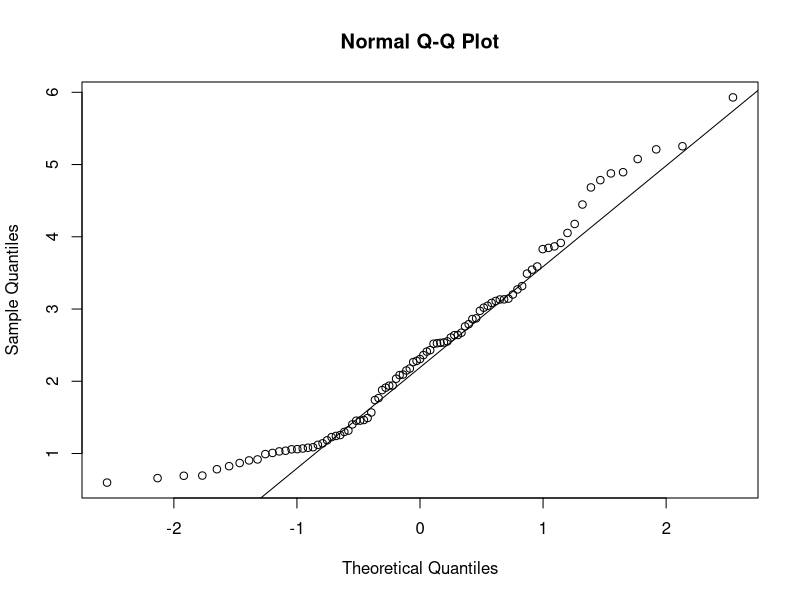
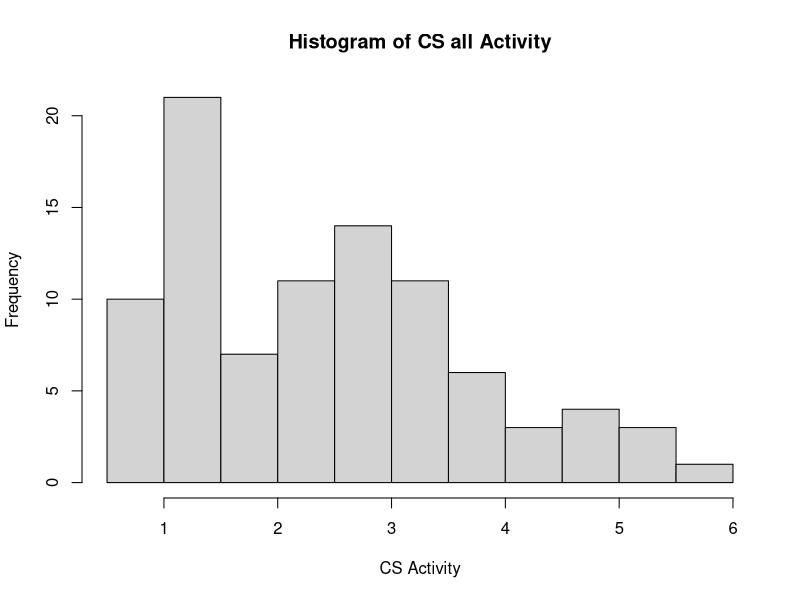
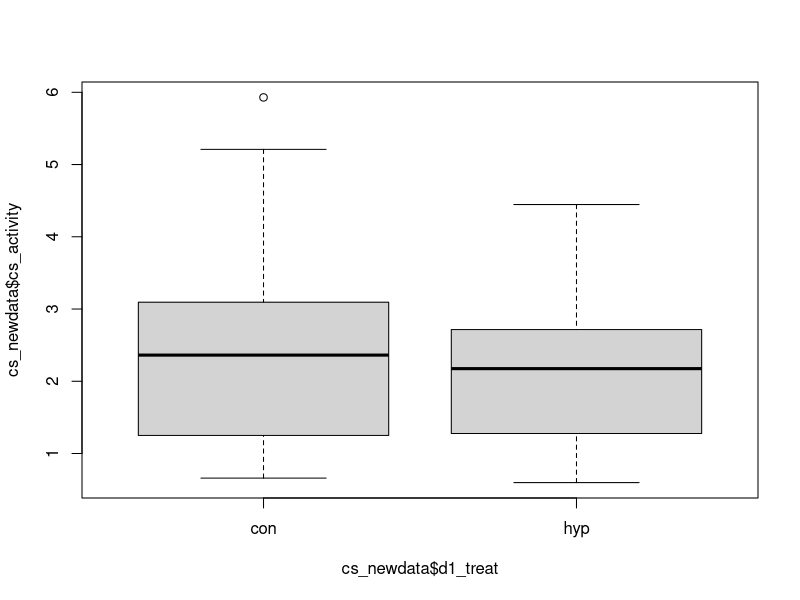
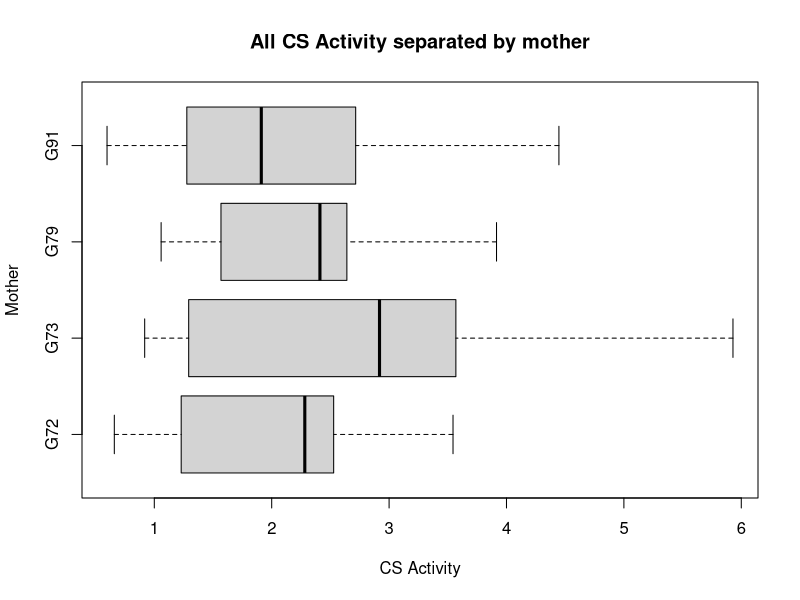
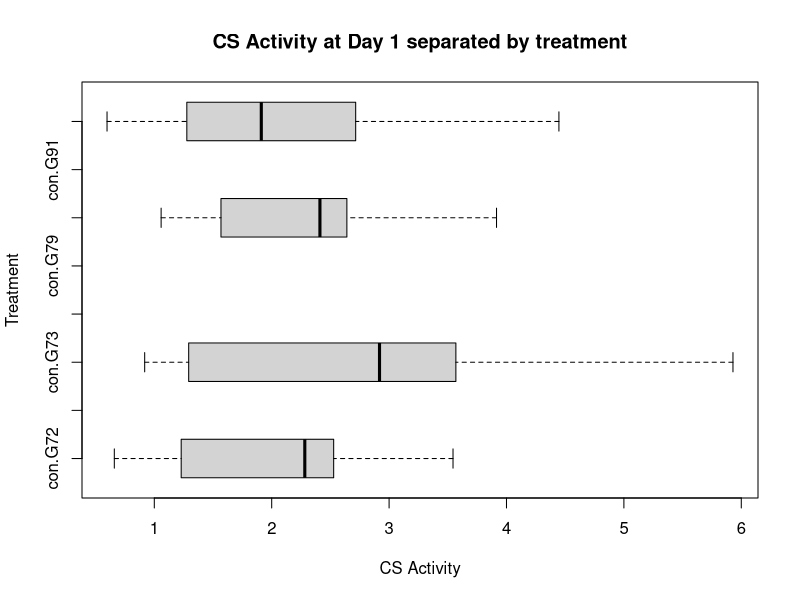
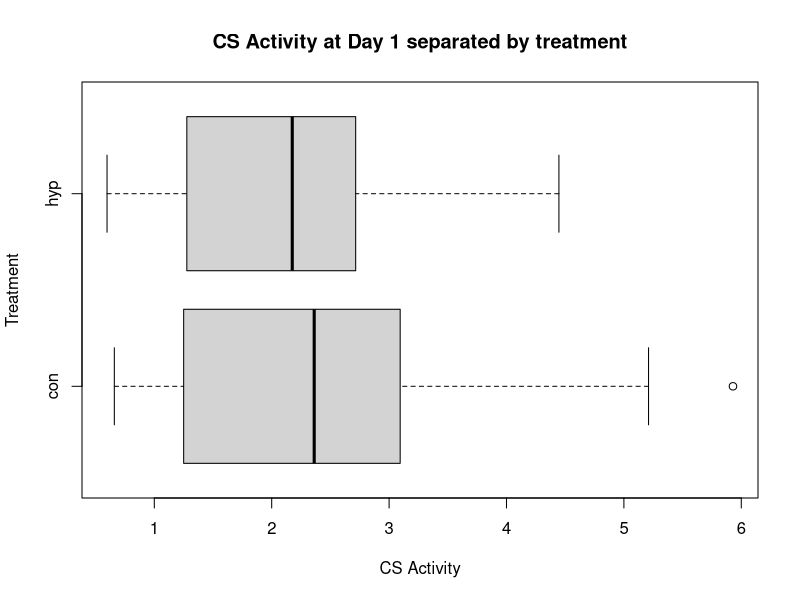
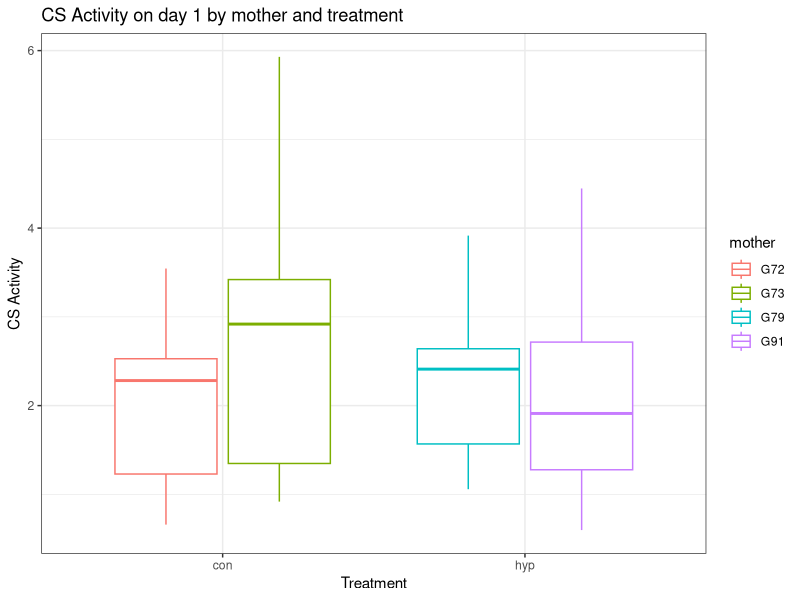
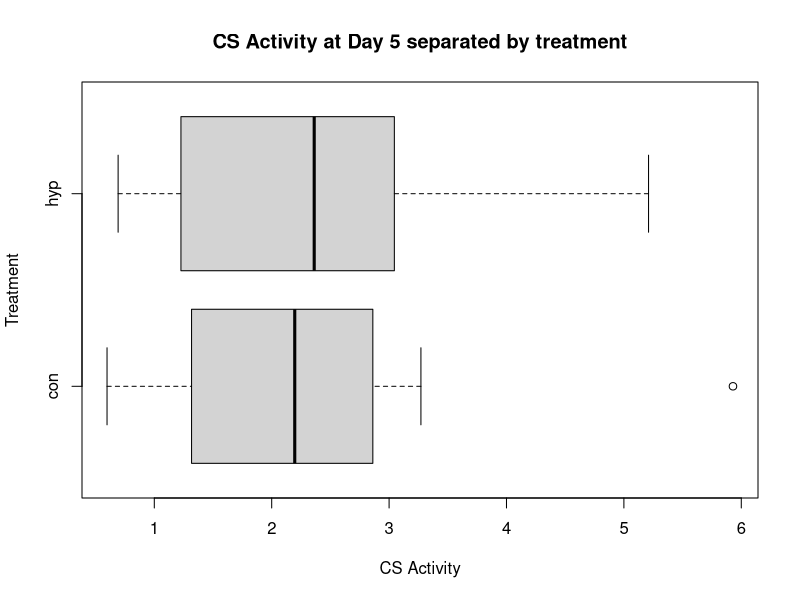

The R script that drew these images, in order: (Note: this script raises an error after producing the figures.)
## ---- chunk 1
cs<-read.csv("cs_capstone.csv")
summary(cs)
View(cs)
## ---- chunk 2
#this shows the normality of the data (p<0.05 means data is not normal - must transform!)
shapiro.test(cs$cs_activity)
#this also shows normality. The more points on the line the more normal data is.
qqnorm(cs$cs_activity)
qqline(cs$cs_activity)
## ---- chunk 3
summary(cs)
names(cs)
length(cs)
summary(cs$cs_activity)
## ---- chunk 4
cs_newdata<-na.omit(cs)
#check to see if NAs still remain
View(cs_newdata)
## ---- chunk 5
summary(cs_newdata)
#HOW DO YOU GET RID OF THESE PHANTOM CATEGORIES?!
summary(cs$cs_activity)
mean(cs_newdata$cs_activity)
sd(cs_newdata$cs_activity)
hist(cs$cs_activity, main = "Histogram of CS all Activity", xlab="CS Activity")
## ---- chunk 6
G72=cs_newdata$cs_activity[cs_newdata$mother=="G72"]
G73=cs_newdata$cs_activity[cs_newdata$mother=="G73"]
G79=cs_newdata$cs_activity[cs_newdata$mother=="G79"]
G91=cs_newdata$cs_activity[cs_newdata$mother=="G91"]
## ---- chunk 7
#figure out what this extra space is from maybe 
boxplot(cs_newdata$cs_activity~cs_newdata$d1_treat)#*cs_newdata$mother, horizontal = TRUE, main ="CS Activity at birth separated by Mother", xlab = "CS Activity", ylab="Mother")
## ---- chunk 8
boxplot(cs_newdata$cs_activity ~ cs_newdata$mother, horizontal = TRUE, main ="All CS Activity separated by mother", xlab = "CS Activity", ylab="Mother")
## ---- chunk 9
boxplot(cs_newdata$cs_activity ~ cs_newdata$d1_treat*cs_newdata$mother, horizontal = TRUE, main="CS Activity at Day 1 separated by treatment", xlab = "CS Activity", ylab = "Treatment")
## ---- chunk 10
boxplot(cs_newdata$cs_activity ~ cs_newdata$d1_treat, horizontal = TRUE, main="CS Activity at Day 1 separated by treatment", xlab = "CS Activity", ylab = "Treatment")
## ---- chunk 11
library(ggplot2)
ggplot(data=cs_newdata,aes(y=cs_activity,x=d1_treat))+
  geom_boxplot(aes(color=mother))+
  ggtitle("CS Activity on day 1 by mother and treatment")+
  xlab("Treatment")+
  ylab("CS Activity")+
  theme_bw()
ggsave("cs_d1_treat_mother.pdf",width=8, height=5)
## ---- chunk 12
boxplot(cs_newdata$cs_activity ~ cs_newdata$d5_treat, horizontal = TRUE, main="CS Activity at Day 5 separated by treatment", xlab = "CS Activity", ylab = "Treatment")
## ---- chunk 13
boxplot(cs_newdata$cs_activity ~ cs_newdata$d5_treat*cs_newdata$mother, horizontal = TRUE, main="CS Activity at Day 5 separated by treatment and mother", xlab = "CS Activity", ylab = "Treatment")
## ---- chunk 14
library(ggplot2)
ggplot(data=cs_newdata,aes(y=cs_activity,x=d5_treat))+
  geom_boxplot(aes(color=mother))+
  ggtitle("CS Activity on day 5 by mother and treatment")+
  xlab("Treatment")+
  ylab("CS Activity")+
  theme_bw()
## ---- chunk 15
boxplot(cs_newdata$cs_activity ~ cs_newdata$d5_treat*cs_newdata$mother, horizontal = TRUE, main ="All CS Activity separated by mother", xlab = "CS Activity", ylab="Mother")
## ---- chunk 16
y_1998=subset(grass_1998_2014,grass_1998_2014$Year=='1998')
y_2004=subset(grass_1998_2014,grass_1998_2014$Year=='2004')

d1_con=subset(cs_newdata,cs_newdata$d1_treat=="con")
d1_hyp=subset(cs_newdata,cs_newdata$d1_treat=="hyp")

G72_d1=G72$d1_treat
G72_d5
G73_d1
G73_d5
G79_d1
G79_d5
D91_d1
G91_d5


mass=y_2004$Biomass_g
treatment=y_2004$Treatment
plot=y_2004$Plot_ID


plot_title="Effect of passive grazing on biomass plots 1 - 5, 1998"

#Run a generic boxplot to make sure everythin is in order and also to get x and y limits
boxplot(mass ~ treatment * plot) # Check and make sure that you have treatment order correct

#Adjust and run actual plot
boxplot(mass ~ treatment * plot, col=c("chartreuse1","dark green"),xaxt='n', ann=FALSE,yaxt='n', ann=FALSE)

axis(2, at = seq(0, 100, by = 10), las=2)
#x axis for 5 plots
axis(1, at= seq(1,10, by = 1),labels=c("Plot 1","","Plot 2","","Plot 3","","Plot 4","","Plot 5",""))

#x axis for 9 plots
legend(8,80,c("Grazed","Ungrazed"),
      bty = "n",col=c("chartreuse1","dark green"),
      lwd=c(3),cex=0.8)
## ---- chunk 17
ldh<-read.csv("ldh_capstone.csv")
summary(ldh)
summary(ldh$ldh_activity)

hist(ldh$ldh_activity, xlab="LDH Activity")


#this shows the normality of the data (p<0.05 means data is not normal - must transform!)
shapiro.test(ldh$ldh_activity)
#this also shows normality. The more points on the line the more normal data is.
qqnorm(ldh$ldh_activity)
qqline(ldh$ldh_activity)

#remove NAs from data
ldh_newdata<-na.omit(ldh)
#check to see if NAs still remain
View(ldh_newdata)
summary(ldh_newdata)

mean(ldh_newdata$ldh_activity)




#Activity at birth and day 5 seaparated by mother
boxplot(ldh_newdata$ldh_activity ~ ldh_newdata$mother, horizontal = TRUE, main ="All LDH Activity separated by Mother", xlab = "LDH Activity", ylab="Mother")


#Activity at Day 1 separated by treatment
boxplot(ldh_newdata$ldh_activity ~ ldh_newdata$d1_treat, horizontal = TRUE, main="LDH Activity at Day 1", xlab = "LDH Activity", ylab = "Treatment")

#Activity at Day 5 separated by treatment
boxplot(ldh_newdata$ldh_activity ~ ldh_newdata$d5_treat, horizontal = TRUE, main="LDH Activity at Day 5", xlab = "LDH Activity", ylab = "Treatment")



## ---- chunk 18
ratio<-read.csv("ratio_capstone.csv")
summary(ratio)
summary(ratio$ratio_activity)

hist(ratio$ratio_activity, xlab="Ratio Activity")


#this shows the normality of the data (p<0.05 means data is not normal - must transform!)
shapiro.test(ratio$ratio_activity)
#this also shows normality. The more points on the line the more normal data is.
qqnorm(ratio$ratio_activity)
qqline(ratio$ratio_activity)

#remove NAs from data
ratio_newdata<-na.omit(ratio)
#check to see if NAs still remain
View(ratio_newdata)
summary(ratio_newdata)

mean(ratio_newdata$ratio_activity)




#SUBSET DATA 
G72=subset(ratio_newdata, ratio_newdata$mother == "G72")
G73=subset(ratio_newdata, ratio_newdata$mother == "G73")
G79=subset(ratio_newdata, ratio_newdata$mother == "G79")
G91=subset(ratio_newdata, ratio_newdata$mother == "G91")


#Activity at day 1 seaparated by mother and treatment
boxplot(ratio_newdata$ratio_activity~ratio_newdata$d1_treat*ratio_newdata$mother, horizontal = TRUE, main ="CS/LDH at birth separated by Mother", xlab = "Ratio Activity", ylab="Mother")

#CS Activity at birth and day 5 seaparated by mother
boxplot(ratio_newdata$ratio_activity ~ ratio_newdata$mother, horizontal = TRUE, main ="All Ratio Activity separated by mother", xlab = "Ratio Activity", ylab="Mother")

#Activity at Day 1 separated by treatment
boxplot(ratio_newdata$ratio_activity ~ ratio_newdata$d1_treat, horizontal = TRUE, main="Ratio Activity at Day 1 separated by treatment", xlab = "Ratio Activity", ylab = "Treatment")

#Activity at Day 1 separated by treatment
boxplot(ratio_newdata$ratio_activity ~ ratio_newdata$d1_treat, horizontal = TRUE, main="Ratio Activity at Day 1 separated by treatment", xlab = "Ratio Activity", ylab = "Treatment")

#Activity at Day 5 separated by treatment
boxplot(ratio_newdata$ratio_activity ~ ratio_newdata$d5_treat, horizontal = TRUE, main="Ratio Activity at Day 5 separated by treatment", xlab = "Ratio Activity", ylab = "Treatment")

#Activity at Day 5 separated by treatment and mother
boxplot(ratio_newdata$cs_activity ~ ratio_newdata$d5_treat*ratio_newdata$mother, horizontal = TRUE, main="CS Activity at Day 5 separated by treatment and mother", xlab = "CS Activity", ylab = "Treatment")

#CS Activity at day 5 separated by mother
boxplot(ratio_newdata$cs_activity ~ ratio_newdata$d5_treat*ratio_newdata$mother, horizontal = TRUE, main ="All CS Activity separated by mother", xlab = "CS Activity", ylab="Mother")
## ---- chunk 19
## Jake's Enzyme and Hematocrit Data Analysis Code, using ANOVA
#change the file pathway to your own
getwd()
setwd("/Users/madisonheard/github/gopher_larvae")

#to run ratio activity data
mydata = read.csv("ratio_activity_R.csv", header=TRUE,stringsAsFactors = FALSE)
mydata

mydata<-mydata[,1:5]
mydata
## ---- chunk 20
# Install this package to make use of the %>% pipe operator and other stuff.
install.packages("magrittr")
library(magrittr)
## ---- chunk 21

# Install this package to use group_by and other stuff.
install.packages("dplyr")
library(dplyr)

#my project will need to be grouped some other way -- maybe mother?
#Average function? What does this mean?
group_by(mydata, mother) %>%
     summarize(
         count = n(),
         mean = mean(ratio_activity, na.rm=TRUE),
         sd = sd(ratio_activity, na.rm=TRUE)
     )
#to create a table with only ratio_activity, mother and the larval treatment columns
ratio<-mydata%>%
  select(ratio_activity, mother, d1_treat, d5_treat)
View(ratio)

## ---- chunk 22
boxplot(sd~mydata$mother)
## ---- chunk 23
#STILL NEED TO FIX THE REST OF THIS CODE
## To manually reorder the treatments in the boxplot:


mydata$mother = factor(mydata$mother)
boxplot(ratio_activity ~ mother, mydata)

mydata$Treatment = factor(mydata$Treatment,c("C","M","E","R","U")) 
    
boxplot(Average ~ Treatment, mydata, range = 0, main="Humboldt Year 3 - Upwelling\nBlack Rockfish Hematocrit", xlab="Treatment",ylab="Hematocrit (Erythrocyte %)",ylim=c(.3,.6))
## ---- chunk 24
# To add dots representing the means. Boxplots show the median, quartiles and min&max.

means <- by(mydata$Average, mydata$Treatment, mean)
points(1:5, means, pch = 21, cex =1.5, bg = "blue")
## ---- chunk 25
## ANOVA Code

humboldt_aov=aov(Average~Treatment,mydata)
summary(humboldt_aov)

## ---- chunk 26
## Tukey post-hoc pairwise comparisons of means

TukeyHSD(humboldt_aov)
